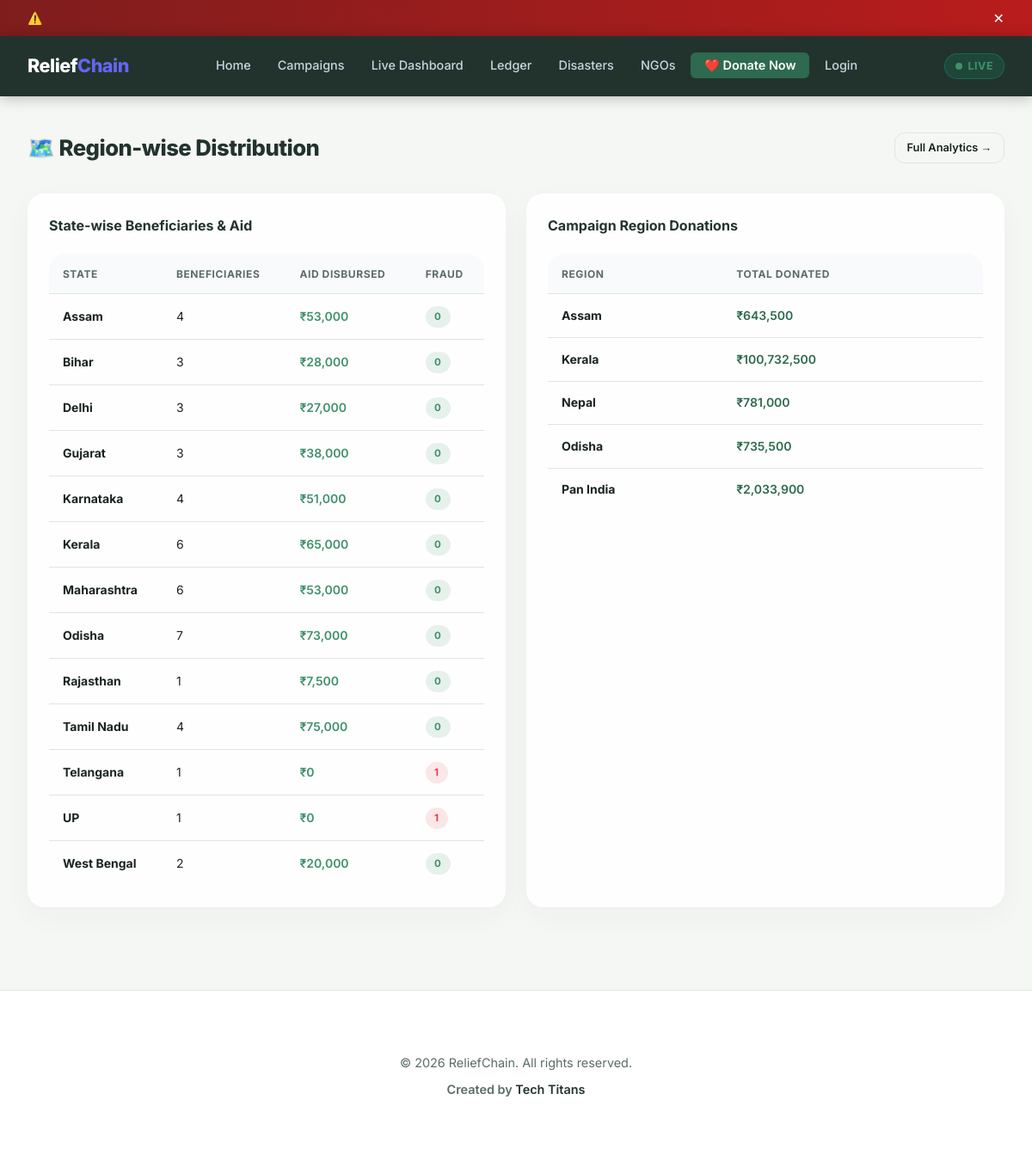
The app's page /region-map with its own data.
### tables this page shows
CREATE TABLE beneficiaries (
            id INTEGER PRIMARY KEY AUTOINCREMENT,
            name TEXT NOT NULL,
            aadhaar TEXT NOT NULL,
            phone TEXT NOT NULL,
            address TEXT,
            state TEXT,
            trust_score INTEGER DEFAULT 50,
            status TEXT DEFAULT 'pending',
            campaign_id INTEGER,
            aid_amount INTEGER DEFAULT 0,
            flagged INTEGER DEFAULT 0,
            flag_reason TEXT,
            created_at DATETIME DEFAULT CURRENT_TIMESTAMP,
            FOREIGN KEY (campaign_id) REFERENCES campaigns(id)
        );

### app.py (the view)
@app.route('/region-map')
def region_map():
    db = get_db()
    c = db.cursor()
    c.execute("SELECT b.state, COUNT(*) as ben_count, SUM(b.aid_amount) as aid_total, COUNT(CASE WHEN b.flagged=1 THEN 1 END) as fraud_count FROM beneficiaries b GROUP BY b.state")
    regions = c.fetchall()
    c.execute("SELECT c.region, SUM(d.amount) as donated FROM donations d JOIN campaigns c ON d.campaign_id=c.id GROUP BY c.region")
    campaign_regions = c.fetchall()
    return render_template('region_map.html', regions=regions, campaign_regions=campaign_regions)

### app.py (called while the page is built)
@app.context_processor
def inject_now():
    return {'now': _dt.now}

def get_db():
    db = getattr(g, '_database', None)
    if db is None:
        db = g._database = sqlite3.connect(DATABASE, check_same_thread=False)
        db.row_factory = sqlite3.Row
    return db

@app.teardown_appcontext
def close_connection(exception):
    db = getattr(g, '_database', None)
    if db is not None:
        db.close()

### templates/region_map.html (shortened to what this page needs)
{% extends 'base.html' %}
{% block content %}
<div class="container" style="padding-top:2.5rem;">
    <div class="page-header">
        <h1 class="page-title">🗺️ Region-wise Distribution</h1>
        <a href="{{ url_for('analytics') }}" class="btn btn-outline btn-sm">Full Analytics →</a>
    </div>
    <div class="grid-2">
        <div class="card">
            <div class="card-header"><span class="card-title">State-wise Beneficiaries & Aid</span></div>
            <div class="table-wrap" style="border:none;">
                <table>
                    <thead><tr><th>State</th><th>Beneficiaries</th><th>Aid Disbursed</th><th>Fraud</th></tr></thead>
                    <tbody>
                        {% for r in regions %}
                        <tr>
                            <td><strong>{{ r.state }}</strong></td>
                            <td>{{ r.ben_count }}</td>
                            <td style="color:var(--success);font-weight:600;">₹{{ '{:,.0f}'.format(r.aid_total or 0) }}</td>
                            <td>{% if r.fraud_count %}<span class="badge badge-danger">{{ r.fraud_count }}</span>{% else %}<span class="badge badge-success">0</span>{% endif %}</td>
                        </tr>
                        {% else %}
                        <tr><td colspan="4" class="text-center text-muted">No data yet</td></tr>
                        {% endfor %}
                    </tbody>
                </table>
            </div>
        </div>
        <div class="card">
            <div class="card-header"><span class="card-title">Campaign Region Donations</span></div>
            <div class="table-wrap" style="border:none;">
                <table>
                    <thead><tr><th>Region</th><th>Total Donated</th></tr></thead>
                    <tbody>
                        {% for r in campaign_regions %}
                        <tr>
                            <td><strong>{{ r.region }}</strong></td>
                            <td style="color:var(--accent);font-weight:600;">₹{{ '{:,.0f}'.format(r.donated or 0) }}</td>
                        </tr>
                        {% else %}
                        <tr><td colspan="2" class="text-center text-muted">No data yet</td></tr>
                        {% endfor %}
                    </tbody>
                </table>
            </div>
        </div>
    </div>
</div>
{% endblock %}

### static/style.css (style rules this page uses)
:root { --primary: #22332D; --primary-mid: #2D423A; --accent: #2D6A4F; --accent-hover: #1B4332; --accent-light: rgba(45, 106, 79, 0.12); --success: #40916C; --success-light: rgba(64, 145, 108, 0.12); --warning: #F5A623; --warning-light: rgba(245, 166, 35, 0.12); --danger: #E63946; --danger-light: rgba(230, 57, 70, 0.12); --bg: #F5F7F5; --card: rgba(255, 255, 255, 0.85); --border: #E0E5E2; --text: #19241E; --text-muted: #5A6D65; --text-light: #8E9C96; --white: #FFFFFF; --sidebar-w: 260px; --nav-h: 70px; --radius: 20px; --radius-sm: 12px; --shadow: 0 10px 30px rgba(45, 44, 42, 0.04), 0 1px 3px rgba(45, 44, 42, 0.02); --shadow-lg: 0 20px 40px rgba(45, 44, 42, 0.08); }
*, *::before, *::after { margin: 0; padding: 0; box-sizing: border-box; }
html { scroll-behavior: smooth; }
body { font-family: 'Inter', system-ui, sans-serif; background: var(--bg); color: var(--text); line-height: 1.6; font-size: 15px; }
a { color: inherit; text-decoration: none; }
.container { max-width: 1280px; margin: 0 auto; padding: 2rem 2rem; }
.page-header { display: flex; justify-content: space-between; align-items: center; margin-bottom: 2rem; flex-wrap: wrap; gap: 1rem; }
.page-title { font-size: 1.6rem; font-weight: 800; color: var(--primary); letter-spacing: -0.5px; }
.card { background: var(--card); border-radius: var(--radius); border: 1px solid var(--border); box-shadow: var(--shadow); padding: 1.5rem; }
.card-header { display: flex; justify-content: space-between; align-items: center; margin-bottom: 1.25rem; }
.card-title { font-size: 1rem; font-weight: 700; color: var(--primary); }
.btn { display: inline-flex; align-items: center; gap: 0.5rem; padding: 0.625rem 1.25rem; border-radius: var(--radius-sm); font-weight: 600; font-size: 0.9rem; border: none; cursor: pointer; transition: all 0.2s; white-space: nowrap; text-decoration: none; }
.btn-outline { background: transparent; border: 1.5px solid var(--border); color: var(--text); }
.btn-sm { padding: 0.4rem 0.85rem; font-size: 0.8rem; }
.table-wrap { overflow-x: auto; border-radius: var(--radius); border: 1px solid var(--border); }
table { width: 100%; border-collapse: collapse; font-size: 0.875rem; }
th { background: #F8FAFC; padding: 0.85rem 1rem; text-align: left; font-weight: 700; font-size: 0.75rem; text-transform: uppercase; letter-spacing: 0.05em; color: var(--text-muted); border-bottom: 1px solid var(--border); white-space: nowrap; }
td { padding: 0.85rem 1rem; border-bottom: 1px solid var(--border); color: var(--text); vertical-align: middle; }
tbody tr:last-child td { border-bottom: none; }
tbody tr { transition: background 0.15s; }
.badge { display: inline-flex; align-items: center; gap: 0.3rem; padding: 0.2rem 0.65rem; border-radius: 999px; font-size: 0.72rem; font-weight: 700; letter-spacing: 0.03em; white-space: nowrap; }
.badge-success { background: var(--success-light); color: var(--success); }
.badge-danger { background: var(--danger-light); color: var(--danger); }
.grid-2 { display: grid; grid-template-columns: 1fr 1fr; gap: 1.5rem; }
.card, .stat-card, .step-card { backdrop-filter: blur(12px); -webkit-backdrop-filter: blur(12px); transition: transform 0.5s cubic-bezier(0.16, 1, 0.3, 1), box-shadow 0.5s ease; border: 1px solid rgba(255,255,255,0.4); position: relative; overflow: hidden; }
.card::before, .stat-card::before, .step-card::before { content: ''; position: absolute; inset: 0; background: radial-gradient(circle 350px at var(--mouse-x, 0) var(--mouse-y, 0), rgba(255,255,255,0.6), transparent 80%); opacity: 0; transition: opacity 0.4s; pointer-events: none; mix-blend-mode: overlay; z-index: 0; }
.card > *, .stat-card > *, .step-card > * { position: relative; z-index: 1; }
.btn { position: relative; overflow: hidden; }

### records on screen
beneficiaries: state "Rajasthan", ben_count "1", aid_amount "7,500"
beneficiaries: state "Telangana", ben_count "1", aid_amount "0", fraud_count "1"
beneficiaries: state "UP", ben_count "1", aid_amount "0", fraud_count "1"

### other values on screen
{{ r.state }} "Assam" "Bihar" "Delhi" "Gujarat" "Karnataka" "Kerala" "Maharashtra" "Odisha" "Tamil Nadu" "West Bengal"
{{ r.ben_count }} "4" "3" "3" "3" "4" "6" "6" "7" "4" "2"
{{ '{:,.0f}'.format(r.aid_total or 0) }} "53,000" "28,000" "27,000" "38,000" "51,000" "65,000" "53,000" "73,000" "75,000" "20,000"
{{ r.region }} "Assam" "Kerala" "Nepal" "Odisha" "Pan India"
{{ '{:,.0f}'.format(r.donated or 0) }} "643,500" "100,732,500" "781,000" "735,500" "2,033,900"
